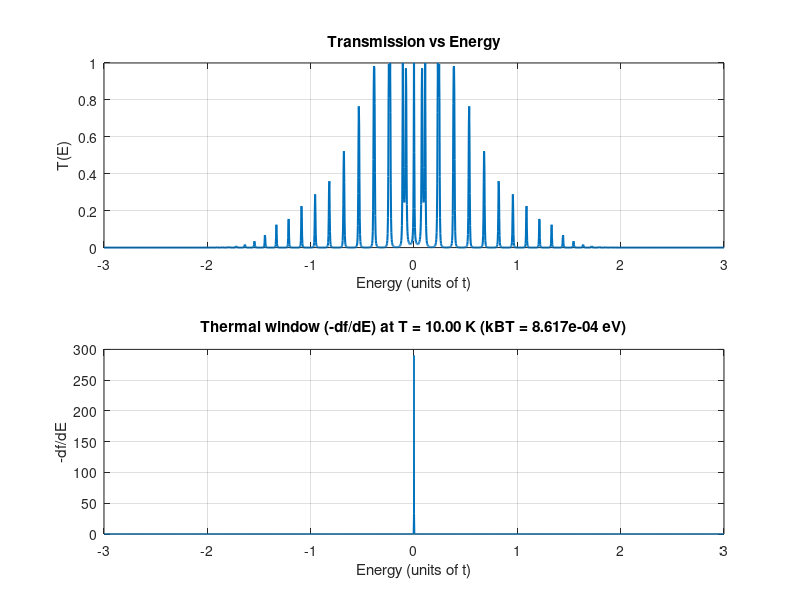

The MATLAB script that drew this image: (Note: this script raises an error after producing the figure.)
% resonant_level_EM.m
% Calculate resonant-level conductance using the extended-molecule formalism
% (local absorbing self-energies on outer surface atoms).
%
% Outputs:
%  - Transmission T(E) vs energy
%  - Linear conductance G (in units of G0 = 2 e^2 / h) at specified temperature
%
% Author: ChatGPT (template)
% Date: 2025-10-28

clear; close all; clc;

%% Physical constants
e = 1.602176634e-19;      % elementary charge (C)
h = 6.62607015e-34;       % Planck constant (J s)
G0 = 2*e^2/h;             % conductance quantum (S) including spin degeneracy

%% Model parameters (change as needed)
t_lead = 1.0;             % lead hopping (energy units)
epsilon_lead = 0.0;       % lead onsite energy (sets band center)
t_c = 0.2;                % coupling between dot and first lead site
epsilon_dot = 0.0;        % dot onsite energy (resonant level) - can be swept
N_lead_each = 40;         % number of lead sites included on each side (extended molecule)
N_absorb_layers = 4;      % number of outer-most sites on each side to apply absorbing Sigma
eta = 0.05;               % absorbing strength (positive real). We'll apply Sigma = -i*eta on those sites
                          % recommended: test several eta values to find plateau (e.g. 1e-3 .. 0.5)
                          
%% Energy grid for T(E)
Emin = -3*t_lead;         % energy grid limits (choose wide enough to include lead bands)
Emax = 3*t_lead;
nE = 2001;
Elist = linspace(Emin, Emax, nE);

%% Temperature and Fermi energy (for conductance)
kB = 8.617333262145e-5;   % eV/K (Boltzmann constant)
T_K = 10;                 % temperature in Kelvin (set to small value for near-zero T)
kBT = kB * T_K;           % in eV (consistent with energies assumed)
EF = 0.0;                 % Fermi energy (same energy units as Hamiltonian)

%% Build extended-molecule Hamiltonian (1D chain: left lead, dot, right lead)
N = N_lead_each*2 + 1;    % total sites (left lead sites + dot + right lead sites)
H = zeros(N,N);

% Indexing:
% 1 .. N_lead_each         = left lead sites (1 is outer-most left surface)
% N_lead_each + 1         = dot site
% N_lead_each + 2 .. N    = right lead sites (N is outer-most right surface)

idx_dot = N_lead_each + 1;

% Left lead block (we connect them in-site order from surface inward)
for n = 1:N_lead_each
    H(n,n) = epsilon_lead;
    if n < N_lead_each
        H(n, n+1) = -t_lead;
        H(n+1, n) = -t_lead;
    end
end

% Right lead block
offsetR = N_lead_each + 1;
for n = (idx_dot+1):N
    H(n,n) = epsilon_lead;
end
for n = (idx_dot+1):(N-1)
    H(n, n+1) = -t_lead;
    H(n+1, n) = -t_lead;
end

% Connect dot to first sites of left and right lead (these are sites N_lead_each and idx_dot+1)
if N_lead_each >= 1
    H(idx_dot, idx_dot-1) = -t_c;   % dot to left-first site
    H(idx_dot-1, idx_dot) = -t_c;
    H(idx_dot, idx_dot+1) = -t_c;   % dot to right-first site
    H(idx_dot+1, idx_dot) = -t_c;
else
    error('N_lead_each must be at least 1.');
end

% Also put dot onsite energy
H(idx_dot, idx_dot) = epsilon_dot;

% Optionally show Hamiltonian sparsity
% spy(H)

%% Construct absorbing self-energies on outer sites
% We'll apply Sigma_L = -i*eta on the first N_absorb_layers sites (left outermost),
% and Sigma_R = -i*eta on the last N_absorb_layers sites (right outermost).
SigmaL = zeros(N,N);
SigmaR = zeros(N,N);

% Left absorbing region indices (1 is outermost)
left_abs_idx = 1 : min(N_absorb_layers, N_lead_each);
% Right absorbing region indices (outermost right)
right_abs_idx = N - (0:(min(N_absorb_layers, N_lead_each)-1));

SigmaL(sub2ind([N N], left_abs_idx, left_abs_idx)) = -1i * eta;
SigmaR(sub2ind([N N], right_abs_idx, right_abs_idx)) = -1i * eta;

% total Sigma (left + right)
% Note: these are energy-independent approximations (local imaginary potentials).
%% Preallocate
T_of_E = zeros(size(Elist));

I_N = eye(N);

% small numerical broadening to ensure retarded inversion well-defined
num_eta = 1e-12;

% Compute T(E) loop
for ii = 1:length(Elist)
    E = Elist(ii);
    % Retarded Green's function: G^R = inv((E + i0+)I - H - SigmaL - SigmaR)
    GR = ((E + 1i*num_eta) * I_N - H - SigmaL - SigmaR) \ I_N;
    GA = GR';  % hermitian conjugate (since GR is matrix, GA = GR^\dagger)
    
    % Compute Gamma matrices: Gamma = i (Sigma - Sigma^\dagger)
    % With Sigma = -i*eta_diag, Gamma becomes positive 2*eta on those diag sites
    GammaL = 1i * (SigmaL - SigmaL');
    GammaR = 1i * (SigmaR - SigmaR');
    
    % Transmission: T = trace(GammaL * GR * GammaR * GA)
    % ensure real small negative numerical values are clipped
    Tval = real(trace(GammaL * GR * GammaR * GA));
    if Tval < 0 && Tval > -1e-12
        Tval = 0;
    end
    T_of_E(ii) = Tval;
end

%% Compute linear conductance at finite temperature
% G = G0 * integral [-df/dE * T(E) dE]
% df/dE = -1/(4 kBT cosh^2((E-EF)/(2 kBT))) for Fermi function, but we'll compute numerically
f = @(E) 1./(1 + exp((E - EF)/kBT));
dfdE_numeric = - ( f(Elist + 1e-6) - f(Elist - 1e-6) ) / (2e-6);  % numerical derivative (small step)
% better: analytic derivative:
dfdE_analytic = @(E) -1./(4 * kBT * (cosh((E - EF)/(2*kBT))).^2);
dfdE = dfdE_analytic(Elist);

% integrate using trapezoidal rule
G_linear = G0 * trapz(Elist, -dfdE .* T_of_E);  % -dfdE is positive
G_in_G0 = G_linear / G0;   % conductance in units of G0

%% Plots
figure;
subplot(2,1,1);
plot(Elist, T_of_E, 'LineWidth', 1.5);
xlabel('Energy (units of t)');
ylabel('T(E)');
title('Transmission vs Energy');
grid on;

subplot(2,1,2);
plot(Elist, -dfdE, 'LineWidth', 1);
xlabel('Energy (units of t)');
ylabel('-df/dE');
title(sprintf('Thermal window (-df/dE) at T = %.2f K (kBT = %.3e eV)', T_K, kBT));
grid on;

sgtitle(sprintf('Resonant level: epsilon_d = %.3g, eta = %.3g, Nlead_each = %d', epsilon_dot, eta, N_lead_each));

fprintf('Linear conductance (finite T = %.2f K): G = %.6g S  (%.6g G0)\n', T_K, G_linear, G_in_G0);
fprintf('Peak transmission (max T) = %.6g\n', max(T_of_E));

%% Optional: sweep dot energy (gate) and compute G0 at T=0 (approx)
% This shows resonance line-shape vs epsilon_dot
doGateSweep = true;
if doGateSweep
    Nd = 121;
    epsilons = linspace(-1.5, 1.5, Nd);
    G_vs_eps = zeros(size(epsilons));
    % reuse T_of_E calculation but easier: compute zero-T conductance approx by T at E=EF
    % We'll compute T(EF) for each gate (shift dot onsite)
    for k = 1:length(epsilons)
        H_tmp = H;
        H_tmp(idx_dot, idx_dot) = epsilons(k);
        % compute GR at EF
        GR_tmp = ((EF + 1i*num_eta) * I_N - H_tmp - SigmaL - SigmaR) \ I_N;
        GA_tmp = GR_tmp';
        GammaL = 1i * (SigmaL - SigmaL');
        GammaR = 1i * (SigmaR - SigmaR');
        T0 = real(trace(GammaL * GR_tmp * GammaR * GA_tmp));
        if T0 < 0 && T0 > -1e-12, T0 = 0; end
        G_vs_eps(k) = G0 * T0;  % zero-T linear conductance in S (approx)
    end
    
    figure;
    plot(epsilons, G_vs_eps / G0, 'LineWidth', 1.5);
    xlabel('\epsilon_{d}');
    ylabel('G / G_0');
    title('Zero-T (approx) Conductance vs Dot Level (gate sweep)');
    grid on;
end

%% Recommendations & checks (printed)
disp('--- Recommendations & checks ---');
disp('- Vary N_lead_each (increase) to confirm convergence of T(E) and G.');
disp('- Vary eta across a few decades (e.g. 1e-3 .. 1.0) and look for a plateau in results.');
disp('- If resonance is shifted relative to expected position, consider increasing the extended-molecule size or include a real part of Sigma.');
disp('- For more realistic leads use surface Green''s functions instead of local -i*eta if energy dependence is important.');

